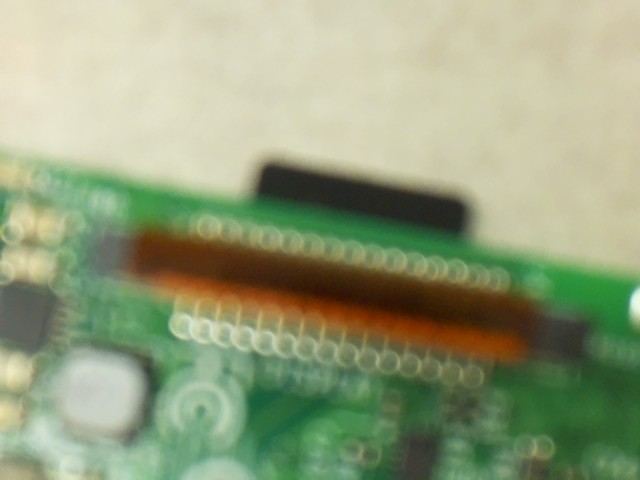
#> input picture test/image.jpg, 640 x 480 px, found by its file name
$ python colour_detect.py
#> lines starting #> are read from the running program, lines starting #| are printed output that depends on the picture
import cv2
import numpy as np
from camera_detect import *

# [48 lines left out: function colour_detect_on_image, not called in this run]

if __name__ == "__main__":
    colour_detect_on_image("/home/magicglove/MagicGlove/test/image.jpg")
#> in colour_detect_on_image, img is the input picture: shape (480, 640, 3); mean B, G, R 125.1, 159.5, 148.3
#> in colour_detect_on_image, `new_img = cv2.resize(img, (50, 50))`:
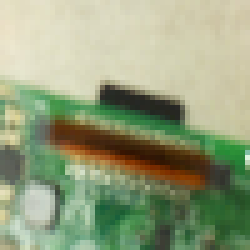
#> new_img: shape (50, 50, 3) (shown 5 times larger); mean B, G, R 125.1, 159.5, 148.3
#> in colour_detect_on_image, `hsv_img = cv2.cvtColor(new_img, cv2.COLOR_BGR2HSV)`: hsv_img: shape (50, 50, 3); mean H, S, V 39.1, 75.4, 164.5
#> after the loop in colour_detect_on_image, `for x in range(width):`: array_store = 1138 items, first 6: 'YELLOW', 'YELLOW', 'GREEN', 'YELLOW', 'YELLOW', 'YELLOW'
#> the loop in colour_detect_on_image, `for i in array_store:` made 1138 passes
#> after the loop in colour_detect_on_image, `for i in array_store:`: dictionary_test = {'YELLOW': 128, 'GREEN': 821, 'ORANGE': 162, 'GRAY': 27}
#| {'YELLOW': 128, 'GREEN': 821, 'ORANGE': 162, 'GRAY': 27}
#> in colour_detect_on_image, `final_colour = max(dictionary_test, key=dictionary_test.get)`: final_colour = 'GREEN'
#| Maximum value:  GREEN
